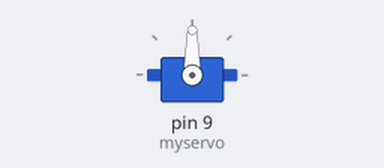
This sketch was run on a simulated Arduino Uno, built with avr-gcc and run on an emulated ATmega328P. Parts: servo.

Above: at 0.05 s.
At 2.0 s:
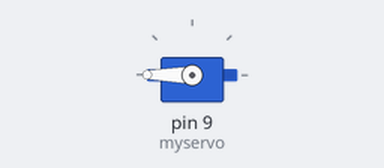
At 4.0 s:
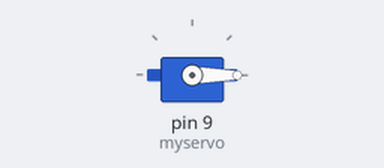
Timing chart, 0 to 5.2 s (numbered marks = the images above):
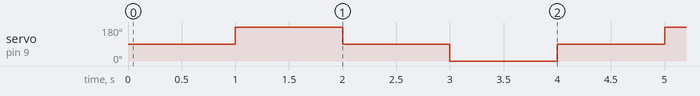

Measured:
- by itself, servo on pin 9 (myservo): repeats every 4.0 s: 90° 1.0 s, 0° 1.0 s, 90° 1.0 s, 180° 1.0 s

The sketch:

servo_sweep_90steps.ino
```cpp
#include <Servo.h>

Servo myservo;  // create servo object to control a servo
                // a maximum of eight servo objects can be created

int pos = 0;    // variable to store the servo position

void setup()
{
  myservo.attach(9, 900, 2100);  // attaches the servo on pin 9 to the servo object
								 // 900 µs is 0°, 2100 µs is 90° for D05010MG servos
}


void loop()
{
  myservo.write(90); // central position, Servo library assumes full 0-180° deflection
  delay(1000);
  myservo.write(180); // extended one side
  delay(1000);
  myservo.write(90);
  delay(1000);
  myservo.write(0); // extended other side
  delay(1000);
}
```
